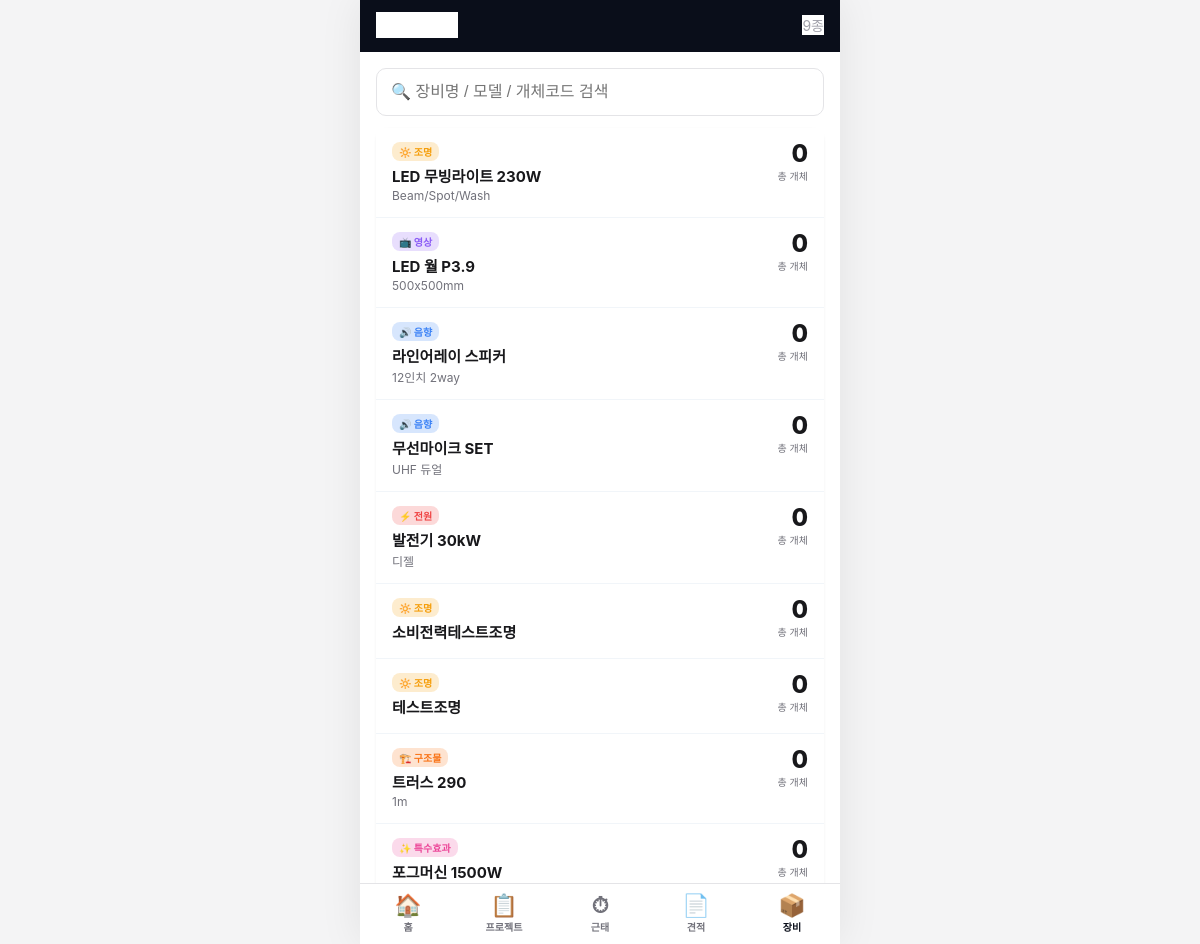
The page /m/equipment (signed in) on the database its author committed.
### database.py (models this page shows)
class Equipment(SQLModel, table=True):
    id: Optional[int] = Field(default=None, primary_key=True)
    name: str = Field(index=True)            # 장비명 (대분류)
    model: str = ""                          # 모델명 (예: Sharpy 230)
    manufacturer: str = ""                   # 제조사
    category: str = "조명"                    # 조명/음향/영상/구조물/전원/기타
    spec: str = ""                           # 규격/사양 (한 줄 요약)
    image: str = ""                          # 대표 이미지
    memo: str = ""                           # 비고
    spec_data: str = "{}"
    is_active: bool = True
    created_at: datetime = Field(default_factory=datetime.utcnow)

### routes_mobile.py (the view)
@router.get("/equipment", response_class=HTMLResponse)
def mobile_equipment_list(request: Request, q: str = "", expand: int = 0):
    user = _user(request)
    with Session(engine, expire_on_commit=False) as s:
        all_eqs = s.exec(select(Equipment).where(Equipment.is_active == True).order_by(Equipment.name)).all()
        all_units = s.exec(select(EquipmentUnit)).all()
        units_by_eq = {}
        for u in all_units:
            units_by_eq.setdefault(u.equipment_id, []).append(u)
        eq_rows = []
        for e in all_eqs:
            units = units_by_eq.get(e.id, [])
            total = len(units)
            available = sum(1 for u in units if u.status == "보유중")
            on_rent = sum(1 for u in units if u.status == "대여중")
            in_repair = sum(1 for u in units if u.status == "수리중")
            row = {
                "id": e.id, "name": e.name, "model": e.model,
                "category": e.category, "spec": e.spec,
                "total": total, "available": available,
                "on_rent": on_rent, "in_repair": in_repair,
                "units": [],  # expand 시 채움
            }
            if expand == e.id:
                row["units"] = [{
                    "id": u.id, "asset_code": u.asset_code,
                    "status": u.status, "location": u.location,
                    "serial_number": u.serial_number,
                } for u in sorted(units, key=lambda x: x.asset_code)]
            if q:
                hay = f"{row['name']} {row['model']} {row['category']} {row['spec']}".lower()
                hay += " " + " ".join(u.asset_code.lower() for u in units)
                if q.lower() not in hay:
                    continue
            eq_rows.append(row)
    return templates.TemplateResponse(request, "mobile/equipment_list.html", {
        "user": user, "eq_rows": eq_rows, "q": q, "expand_id": expand,
    })

### templates/mobile/equipment_list.html (shortened to what this page needs)
{% extends "mobile/base.html" %}
{% set active_tab = 'equipment' %}
{% set back_url = '/m/' %}
{% block header_right %}{{ eq_rows|length }}종{% endblock %}
{% block content %}
<form method="get" style="margin-bottom: 12px;">
  <input type="search" name="q" value="{{ q }}" placeholder="🔍 장비명 / 모델 / 개체코드 검색"
         style="width: 100%; padding: 14px; border: 1.5px solid #E4E4E7; border-radius: 10px; font-size: 16px; background: white; -webkit-appearance: none;">
</form>
{% if eq_rows %}
<div class="m-card" style="padding: 0;">
  {% for r in eq_rows %}
  {% set cat_colors = {'조명':'#F59E0B', '음향':'#3B82F6', '영상':'#8B5CF6', '구조물':'#F97316', '전원':'#EF4444', '특수효과':'#EC4899', '기타':'#94A3B8'} %}
  {% set cat_icons = {'조명':'🔆', '음향':'🔊', '영상':'📺', '구조물':'🏗️', '전원':'⚡', '특수효과':'✨', '기타':'📦'} %}
  <div style="border-bottom: 1px solid #F1F5F9;">
    <a href="{% if expand_id == r.id %}/m/equipment{% if q %}?q={{ q }}{% endif %}{% else %}/m/equipment?expand={{ r.id }}{% if q %}&q={{ q }}{% endif %}{% endif %}"
       style="display: block; padding: 14px 16px; text-decoration: none; color: inherit;
              background: {% if expand_id == r.id %}#F8FAFC{% else %}white{% endif %};">
      <div style="display: flex; align-items: start; gap: 10px;">
        <div style="flex: 1; min-width: 0;">
          <div style="display: flex; align-items: center; gap: 6px; margin-bottom: 4px;">
            <span style="display:inline-block; padding:2px 7px; border-radius:8px; background:{{ cat_colors.get(r.category, '#94A3B8') }}33; color:{{ cat_colors.get(r.category, '#94A3B8') }}; font-size:10px; font-weight:700;">{{ cat_icons.get(r.category, '📦') }} {{ r.category }}</span>
          </div>
          <div style="font-weight: 700; font-size: 15px; color: #18181B; margin-bottom: 2px;">{{ r.name }}</div>
          {% if r.model or r.spec %}
          <div style="font-size: 12px; color: #71717A;">{{ r.model }}{% if r.model and r.spec %} · {% endif %}{{ r.spec }}</div>
          {% endif %}
        </div>
        <div style="text-align: right;">
          <div style="font-size: 24px; font-weight: 800; line-height: 1; color: #18181B;">{{ r.total }}</div>
          <div style="font-size: 10px; color: #71717A; margin-top: 2px;">총 개체</div>
        </div>
      </div>
    </a>
  </div>
  {% endfor %}
</div>
{% else %}
<div style="text-align: center; padding: 60px 20px; color: #71717A;">
  <div style="font-size: 48px; margin-bottom: 12px;">📦</div>
  <div style="font-size: 15px; font-weight: 600;">{% if q %}검색 결과 없음{% else %}등록된 장비가 없습니다{% endif %}</div>
</div>
{% endif %}
{% endblock %}

### templates/mobile/base.html (style rules this page uses)
:root { color-scheme: light; }
html, body { color-scheme: light; background: #FFFFFF; background-color: #FFFFFF; }
html, body { background-image: linear-gradient(to bottom, #F4F4F5 0%, #F4F4F5 100%) !important; }
:where(div, p, span, td, th, tr, table, tbody, thead, section, main, ul, ol, li) { background-image: linear-gradient(to bottom, #FFFFFF 0%, #FFFFFF 100%); background-color: #FFFFFF; }
* { box-sizing: border-box; -webkit-tap-highlight-color: transparent; }
html, body { margin: 0; padding: 0; height: 100%; font-family: 'Pretendard', -apple-system, system-ui, sans-serif; background: #F4F4F5; color: #18181B; -webkit-font-smoothing: antialiased; }
body { padding-bottom: calc(72px + env(safe-area-inset-bottom)); }
.m-card { background: white; border-radius: 12px; padding: 16px; margin-bottom: 12px; box-shadow: 0 1px 3px rgba(0,0,0,0.06); }
@media (min-width: 768px) { body { max-width: 480px; margin: 0 auto; background: white; box-shadow: 0 0 40px rgba(0,0,0,0.08); min-height: 100vh; } }
.card, .kpi, .list-item, .m-header, .tabbar, .tab, .btn-secondary, .m-btn, .q-item, .m-card, .m-section, input, select, textarea { background-image: linear-gradient(to bottom, #FFFFFF 0%, #FFFFFF 100%) !important; background-color: #FFFFFF !important; }
html, body { background-color: #F4F4F5 !important; background-image: linear-gradient(to bottom, #F4F4F5 0%, #F4F4F5 100%) !important; }
@media (min-width: 481px) { body { background-color: #FFFFFF !important; background-image: linear-gradient(to bottom, #FFFFFF 0%, #FFFFFF 100%) !important; } }

### rows shown on the page
Equipment: get "🔆", category "조명", name "LED 무빙라이트 230W", spec "Beam/Spot/Wash", total "0"
Equipment: get "📺", category "영상", name "LED 월 P3.9", spec "500x500mm", total "0"
Equipment: get "🔊", category "음향", name "라인어레이 스피커", spec "12인치 2way", total "0"
Equipment: get "🔊", category "음향", name "무선마이크 SET", spec "UHF 듀얼", total "0"
Equipment: get "⚡", category "전원", name "발전기 30kW", spec "디젤", total "0"
Equipment: get "🔆", category "조명", name "소비전력테스트조명", total "0"
Equipment: get "🔆", category "조명", name "테스트조명", total "0"
Equipment: get "🏗️", category "구조물", name "트러스 290", spec "1m", total "0"
Equipment: get "✨", category "특수효과", name "포그머신 1500W", total "0"

### other values the page prints
{{ eq_rows|length }} "9"
